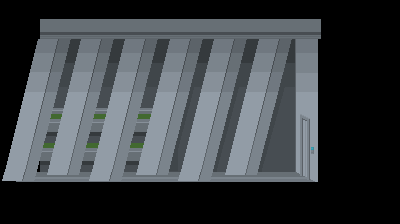

Below is a game level as drawn by its tile map, then a one-line description and the .tmx that defines it (tile-layer data replaced by summaries):
An orthogonal 25x14 tile map with 16x16 px tiles, 6 tile layers (bg1, bg2, ground, ledge, ...) and 2 objects (outside).

<map version="1.0" orientation="orthogonal" renderorder="right-down" width="25" height="14" tilewidth="16" tileheight="16" nextobjectid="6">
 <properties>
  <property name="ambient" value="DAYNIGHT" />
  <property name="bgm" value="Investigation Complex" />
  <property name="name" value="Back Door" />
  <property name="outside" value="false" />
  <property name="prevWarp" value="3" />
  <property name="previous" value="HeroHQ" />
  <property name="spawners" value="false" />
 </properties>
 <tileset firstgid="1" name="tileset" tilewidth="16" tileheight="16" tilecount="10000">
  <image source="tilesets/HeroHQ.png" width="1600" height="1600" />
  <tile id="591">
   <properties>
    <property name="light" value="pool" />
   </properties>
  </tile>
  <tile id="597">
   <properties>
    <property name="light" value="pool" />
   </properties>
  </tile>
  <tile id="1069">
   <properties>
    <property name="type" value="tile" />
   </properties>
  </tile>
  <tile id="1070">
   <properties>
    <property name="type" value="tile" />
   </properties>
  </tile>
  <tile id="1071">
   <properties>
    <property name="type" value="tile" />
   </properties>
  </tile>
  <tile id="1072">
   <properties>
    <property name="type" value="tile" />
   </properties>
  </tile>
  <tile id="1073">
   <properties>
    <property name="type" value="tile" />
   </properties>
  </tile>
  <tile id="1074">
   <properties>
    <property name="type" value="tile" />
   </properties>
  </tile>
  <tile id="1075">
   <properties>
    <property name="type" value="tile" />
   </properties>
  </tile>
  <tile id="1076">
   <properties>
    <property name="type" value="tile" />
   </properties>
  </tile>
  <tile id="1077">
   <properties>
    <property name="type" value="tile" />
   </properties>
  </tile>
  <tile id="1078">
   <properties>
    <property name="type" value="tile" />
   </properties>
  </tile>
  <tile id="1079">
   <properties>
    <property name="type" value="tile" />
   </properties>
  </tile>
  <tile id="1080">
   <properties>
    <property name="type" value="tile" />
   </properties>
  </tile>
  <tile id="1081">
   <properties>
    <property name="type" value="tile" />
   </properties>
  </tile>
  <tile id="1082">
   <properties>
    <property name="type" value="tile" />
   </properties>
  </tile>
  <tile id="1083">
   <properties>
    <property name="type" value="tile" />
   </properties>
  </tile>
  <tile id="1084">
   <properties>
    <property name="type" value="tile" />
   </properties>
  </tile>
  <tile id="1085">
   <properties>
    <property name="type" value="tile" />
   </properties>
  </tile>
  <tile id="1086">
   <properties>
    <property name="type" value="tile" />
   </properties>
  </tile>
  <tile id="1087">
   <properties>
    <property name="type" value="tile" />
   </properties>
  </tile>
  <tile id="1088">
   <properties>
    <property name="type" value="tile" />
   </properties>
  </tile>
 </tileset>
 <layer name="bg1" width="25" height="14">
  <data>[350 cells, 200 non-empty, 200 distinct tile ids]</data>
 </layer>
 <layer name="bg2" width="25" height="14">
  <data>[350 cells, 0 non-empty, 0 distinct tile ids]</data>
 </layer>
 <layer name="ground" width="25" height="14">
  <data>[350 cells, 40 non-empty, 21 distinct tile ids]</data>
 </layer>
 <layer name="ledge" width="25" height="14">
  <data>[350 cells, 22 non-empty, 22 distinct tile ids]</data>
 </layer>
 <layer name="objects" width="25" height="14">
  <data>[350 cells, 0 non-empty, 0 distinct tile ids]</data>
 </layer>
 <layer name="fg" width="25" height="14">
  <data>[350 cells, 150 non-empty, 108 distinct tile ids]</data>
 </layer>
 <objectgroup name="entities">
  <object id="4" x="80" y="160" width="16" height="16">
   <properties>
    <property name="spawn" value="" />
   </properties>
  </object>
  <object id="5" name="outside" x="291" y="115" width="17.2878" height="63.9394">
   <properties>
    <property name="ID" value="2" />
    <property name="next" value="HeroLowerHall" />
    <property name="nextWarp" value="5" />
    <property name="warp" value="!villain" />
   </properties>
  </object>
 </objectgroup>
</map>
